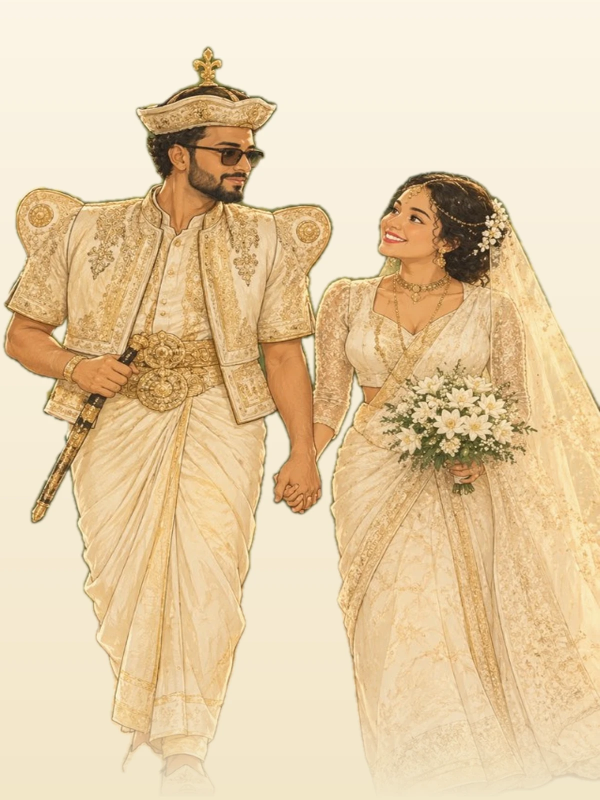
#> input picture assets/couple-hero.webp, 1200 x 1600 px (shown at 1/2 size)
$ python -i update_hero.py   (imports and definitions only)
#> lines starting #> are read from the running program, lines starting #| are printed output that depends on the picture
#> further down, picture is the input picture: PIL image 1200x1600 RGB; mean R, G, B 228.7, 204.8, 167
from io import BytesIO
from pathlib import Path

from PIL import Image, ImageChops, ImageEnhance, ImageFilter
from rembg import new_session, remove

ROOT = Path(__file__).resolve().parents[1]
ASSETS = ROOT / "assets"
SRC = ASSETS / "couple-walk-src.png"
OUT = ASSETS / "couple-hero.webp"
IVORY = (245, 237, 220)
IVORY_WARM = (251, 245, 230)
GOLD_WASH = (242, 230, 201)
TARGET_RATIO = 3 / 4
OUT_W = 1200


def ivory_backdrop(size: tuple[int, int]) -> Image.Image:
    w, h = size
    bg = Image.new("RGB", size, IVORY_WARM)
    wash = Image.new("RGB", size, GOLD_WASH)
    mask = Image.linear_gradient("L").resize((1, h)).resize(size)
    return Image.composite(wash, bg, mask)


# [71 lines left out: functions rembg_cutout, clean_mask, grade_subject, crop_to_ratio, not called in this run]


def fade_hem(im: Image.Image) -> Image.Image:
    w, h = im.size
#> w = 1200; h = 1600
    fade = Image.linear_gradient("L").resize((1, h)).resize((w, h))
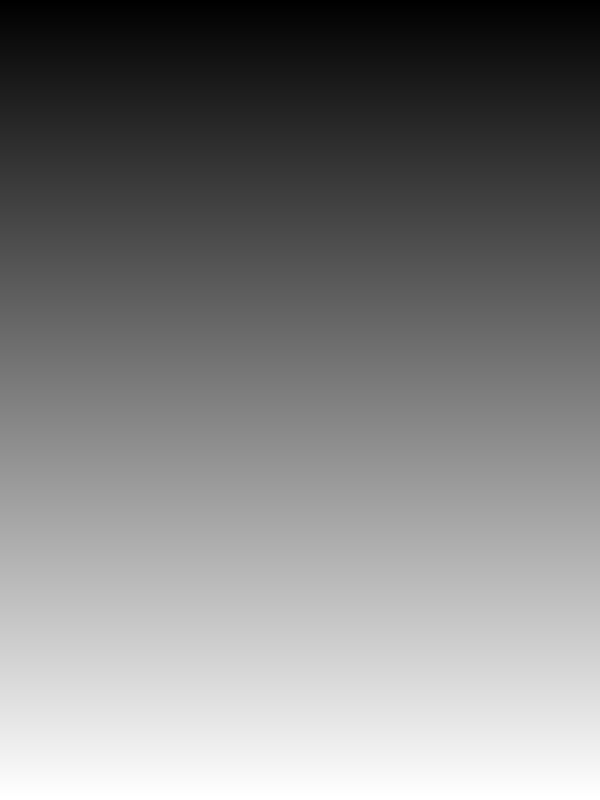
#> fade: PIL image 1200x1600 L (shown at 1/2 size); min 0, max 255, mean 127.5
    fade = fade.point(lambda p: 255 if p < 214 else max(0, int(255 - (p - 214) * 6.2)))
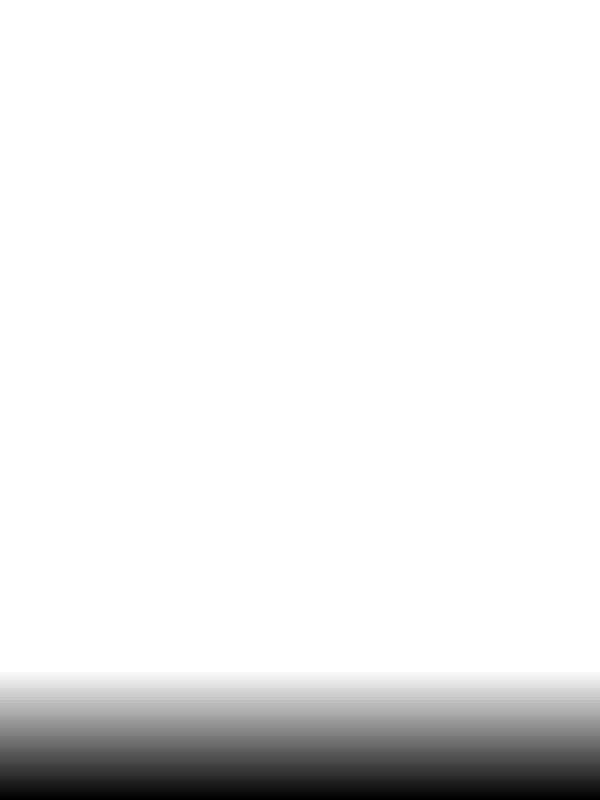
#> fade: PIL image 1200x1600 L (shown at 1/2 size); min 0, max 255, mean 234.1
    return Image.composite(im.convert("RGB"), ivory_backdrop((w, h)), fade)
#> in ivory_backdrop, `bg = Image.new("RGB", size, IVORY_WARM)`:
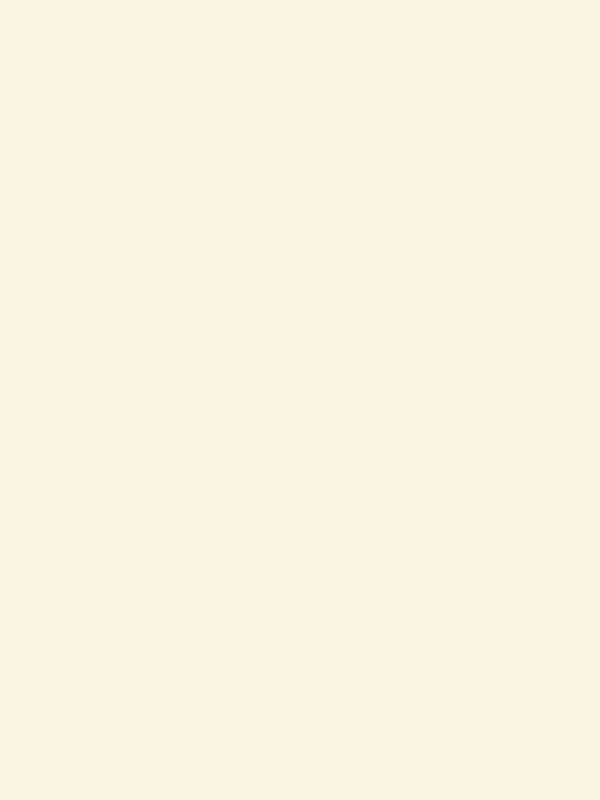
#> bg: PIL image 1200x1600 RGB (shown at 1/2 size); mean R, G, B 251, 245, 230
#> in ivory_backdrop, `wash = Image.new("RGB", size, GOLD_WASH)`:
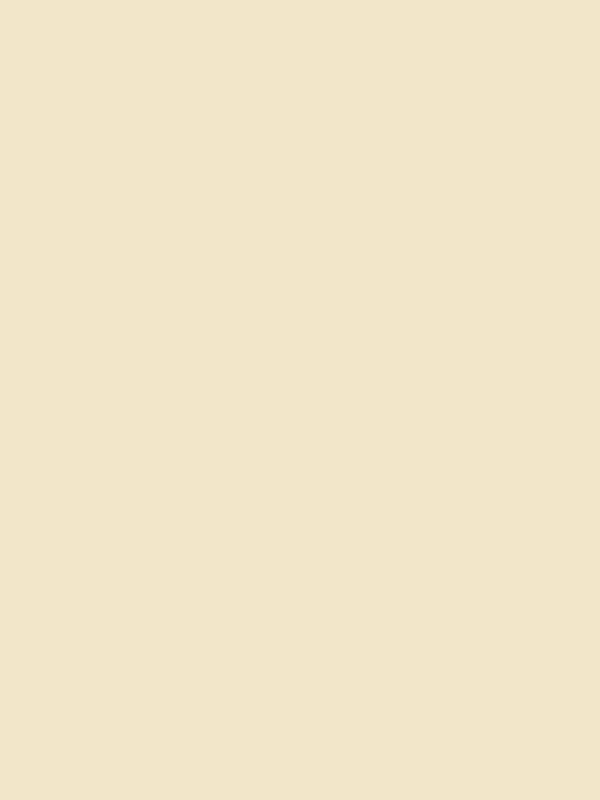
#> wash: PIL image 1200x1600 RGB (shown at 1/2 size); mean R, G, B 242, 230, 201
#> in ivory_backdrop, `return Image.composite(wash, bg, mask)`:
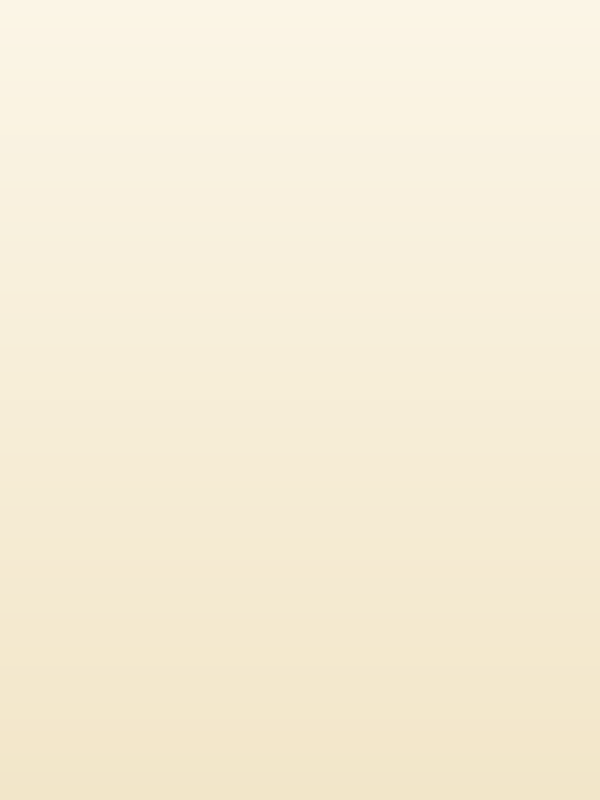
#> returned value: PIL image 1200x1600 RGB (shown at 1/2 size); mean R, G, B 246.5, 237.5, 215.5


# [11 lines left out: function main, not called in this run]


# [2 lines not run here, left out]

>>> from PIL import Image
>>> picture = Image.open('../assets/couple-hero.webp')
>>> result = fade_hem(picture)
